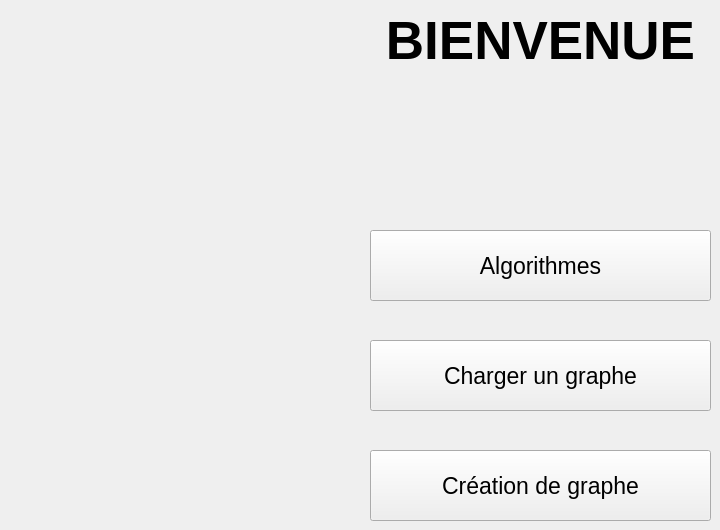
    <widget class="QWidget" name="home">
     <widget class="QLabel" name="label">
      <property name="geometry">
       <rect>
        <x>370</x>
        <y>10</y>
        <width>341</width>
        <height>61</height>
       </rect>
      </property>
      <property name="font">
       <font>
        <pointsize>40</pointsize>
        <bold>true</bold>
        <strikeout>false</strikeout>
       </font>
      </property>
      <property name="text">
       <string>BIENVENUE</string>
      </property>
      <property name="alignment">
       <set>Qt::AlignmentFlag::AlignCenter</set>
      </property>
     </widget>
     <widget class="QPushButton" name="btnAlgo">
      <property name="geometry">
       <rect>
        <x>370</x>
        <y>230</y>
        <width>341</width>
        <height>71</height>
       </rect>
      </property>
      <property name="font">
       <font>
        <pointsize>17</pointsize>
        <strikeout>false</strikeout>
       </font>
      </property>
      <property name="text">
       <string>Algorithmes</string>
      </property>
     </widget>
     <widget class="QPushButton" name="btnCharger">
      <property name="geometry">
       <rect>
        <x>370</x>
        <y>340</y>
        <width>341</width>
        <height>71</height>
       </rect>
      </property>
      <property name="font">
       <font>
        <pointsize>17</pointsize>
        <strikeout>false</strikeout>
       </font>
      </property>
      <property name="text">
       <string>Charger un graphe</string>
      </property>
     </widget>
     <widget class="QPushButton" name="btnSaisie">
      <property name="geometry">
       <rect>
        <x>370</x>
        <y>450</y>
        <width>341</width>
        <height>71</height>
       </rect>
      </property>
      <property name="font">
       <font>
        <pointsize>17</pointsize>
        <strikeout>false</strikeout>
       </font>
      </property>
      <property name="text">
       <string>Création de graphe</string>
      </property>
     </widget>
    </widget>
